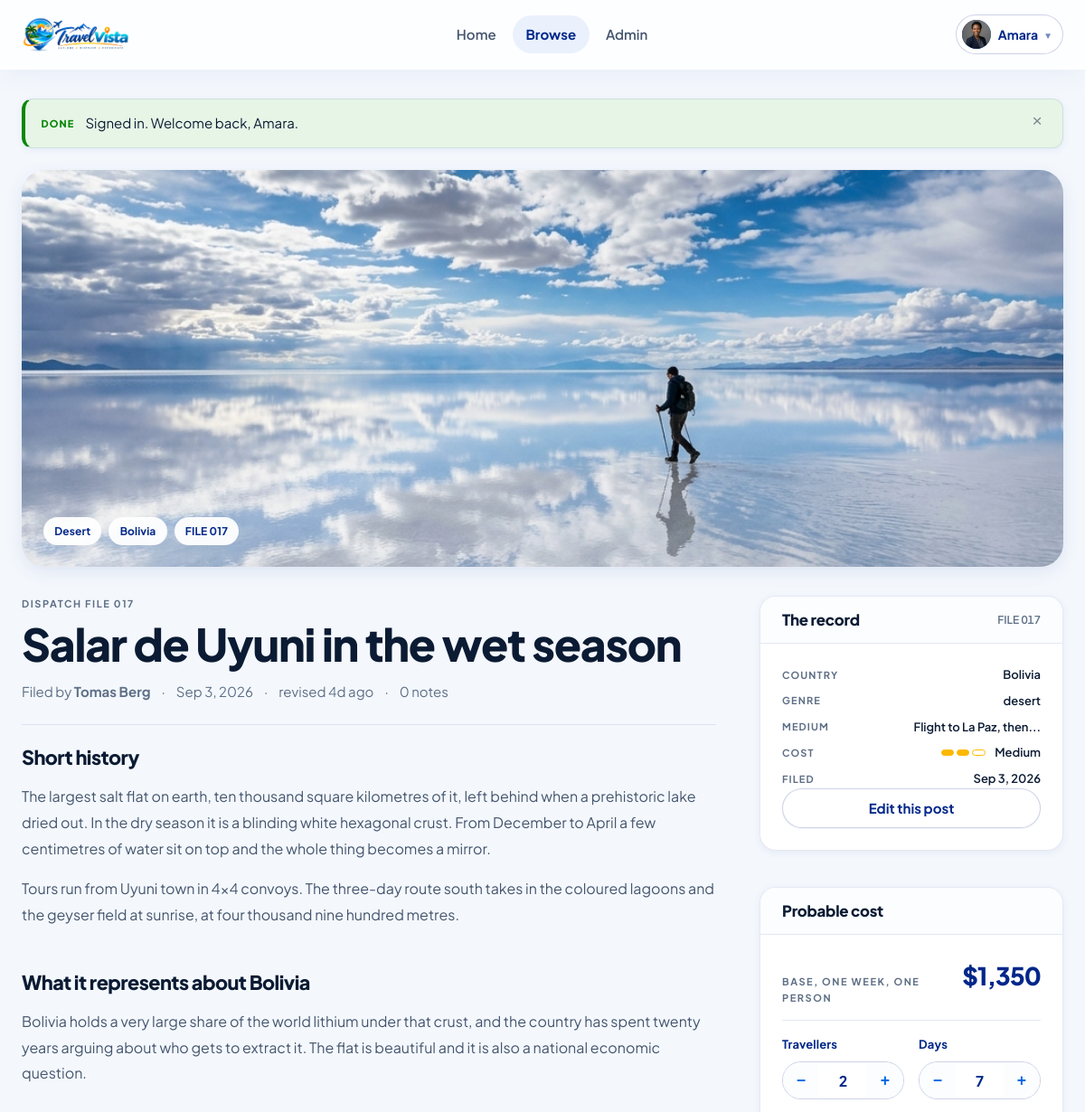
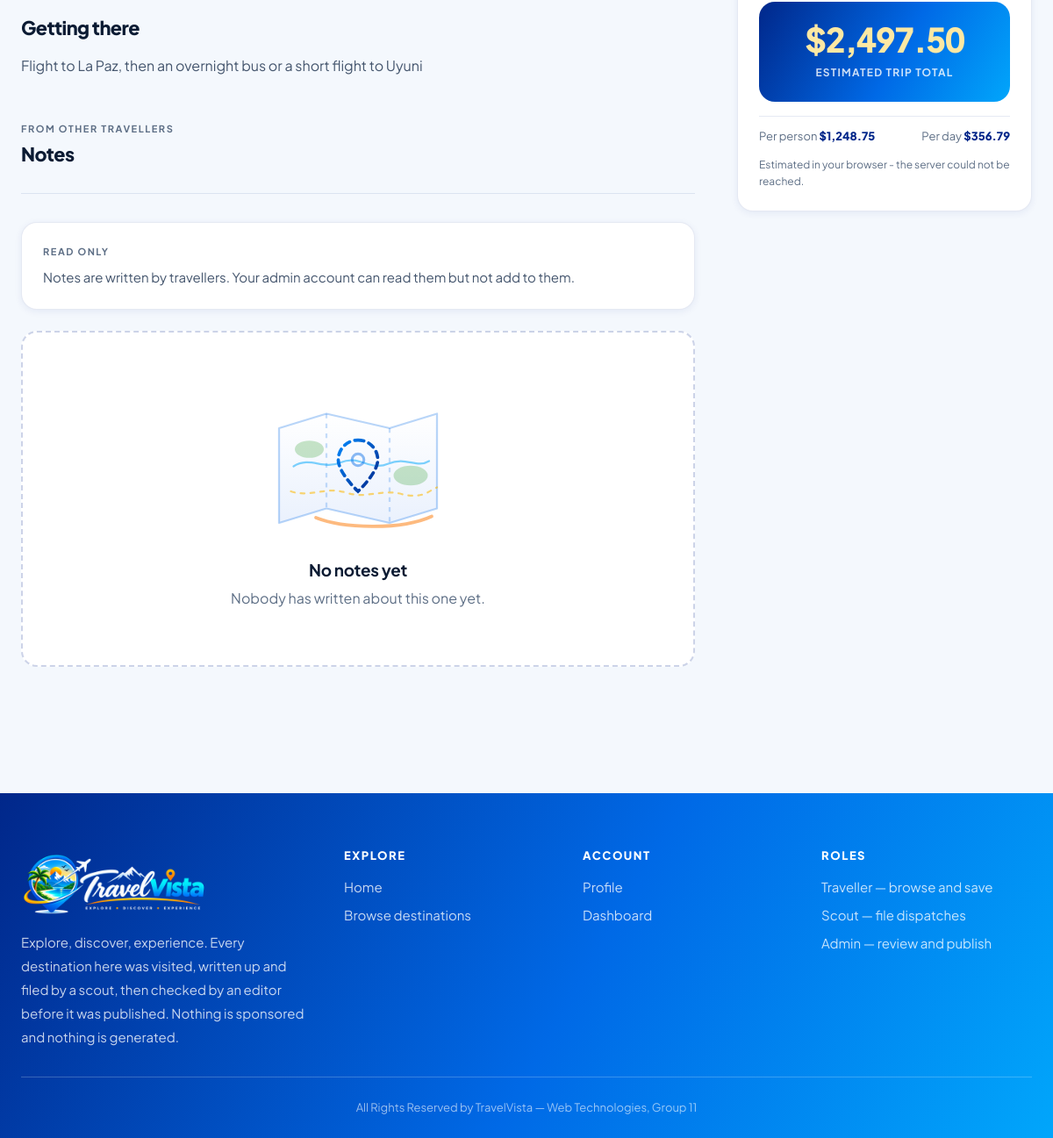
The app's page /?page=post&id=17 (signed in) with its own data (2 pictures, top to bottom).
### tables this page shows
CREATE TABLE `users` (
  `id` int(10) unsigned NOT NULL AUTO_INCREMENT,
  `name` varchar(100) NOT NULL,
  `email` varchar(150) NOT NULL,
  `password_hash` varchar(255) NOT NULL,
  `role` enum('admin','scout','user') NOT NULL DEFAULT 'user',
  `is_verified` tinyint(1) NOT NULL DEFAULT 0,
  `profile_picture` varchar(255) DEFAULT NULL,
  `remember_token` varchar(255) DEFAULT NULL,
  `created_at` datetime NOT NULL DEFAULT current_timestamp(),
  PRIMARY KEY (`id`),
  UNIQUE KEY `uq_users_email` (`email`),
  KEY `idx_users_role` (`role`)
);

CREATE TABLE `posts` (
  `id` int(10) unsigned NOT NULL AUTO_INCREMENT,
  `scout_id` int(10) unsigned DEFAULT NULL,
  `title` varchar(180) NOT NULL,
  `short_history` text NOT NULL,
  `country` varchar(90) NOT NULL,
  `country_representation` text DEFAULT NULL,
  `genre` varchar(40) NOT NULL,
  `cost_level` enum('low','medium','high') NOT NULL DEFAULT 'medium',
  `travel_medium_info` varchar(255) NOT NULL,
  `image` varchar(255) DEFAULT NULL,
  `status` enum('pending','approved','rejected','hidden') NOT NULL DEFAULT 'approved',
  `created_at` datetime NOT NULL DEFAULT current_timestamp(),
  `updated_at` datetime NOT NULL DEFAULT current_timestamp() ON UPDATE current_timestamp(),
  PRIMARY KEY (`id`),
  KEY `idx_posts_scout` (`scout_id`),
  KEY `idx_posts_status` (`status`),
  KEY `idx_posts_country` (`country`),
  KEY `idx_posts_genre` (`genre`),
  KEY `idx_posts_cost` (`cost_level`),
  CONSTRAINT `fk_posts_scout` FOREIGN KEY (`scout_id`) REFERENCES `users` (`id`) ON DELETE CASCADE ON UPDATE CASCADE
);

### app/Views/posts/show.php (the view, shortened to what the rows shown need)
<section class="section section--tight">
    <div class="wrap">
        <?php require APP_ROOT . '/app/Views/layouts/flash.php'; ?>
        <div class="detail__cover">
            <img src="<?= e(post_cover($post['image'], $post['genre'])) ?>"
                 alt="<?= e($post['title']) ?>" width="800" height="350">
            <div class="detail__cover-tags">
                <span class="tag"><?= e($post['genre']) ?></span>
                <span class="tag"><?= e($post['country']) ?></span>
                <span class="tag"><?= e(file_number($postId)) ?></span>
            </div>
        </div>
        <div class="detail">
            <article>
                <span class="eyebrow">Dispatch <?= e(file_number($postId)) ?></span>
                <h1><?= e($post['title']) ?></h1>
                <div class="detail__meta">
                    <span>
                        Filed by <strong><?= e(isset($post['scout_name']) ? $post['scout_name'] : 'TravelVista') ?></strong>
                    </span>
                    <span aria-hidden="true">&middot;</span>
                    <span><?= e(pretty_date($post['created_at'])) ?></span>
                    <?php if ($post['updated_at'] !== $post['created_at']): ?>
                        <span aria-hidden="true">&middot;</span>
                        <span>revised <?= e(time_ago($post['updated_at'])) ?></span>
                    <?php endif; ?>
                    <span aria-hidden="true">&middot;</span>
                    <span><span id="commentCount"><?= count($comments) ?></span> notes</span>
                </div>
                <div class="detail__section prose">
                    <h2>Short history</h2>
                    <?php foreach (preg_split('/\n\s*\n/', trim($post['short_history'])) as $para): ?>
                        <p><?= nl2br(e(trim($para))) ?></p>
                    <?php endforeach; ?>
                </div>
                <?php if (!empty($post['country_representation'])): ?>
                    <div class="detail__section prose">
                        <h2>What it represents about <?= e($post['country']) ?></h2>
                        <?php foreach (preg_split('/\n\s*\n/', trim($post['country_representation'])) as $para): ?>
                            <p><?= nl2br(e(trim($para))) ?></p>
                        <?php endforeach; ?>
                    </div>
                <?php endif; ?>
                <div class="detail__section prose">
                    <h2>Getting there</h2>
                    <p><?= nl2br(e($post['travel_medium_info'])) ?></p>
                </div>
                <div class="detail__section" id="comments">
                    <div class="page-head">
                        <div>
                            <span class="eyebrow">From other travellers</span>
                            <h2>Notes</h2>
                        </div>
                    </div>
                    <?php if ($canSave): ?>
                        <form class="comment-form" id="commentForm" data-post-id="<?= (int) $postId ?>">
                            <?= csrf_field() ?>
                            <div class="field">
                                <label class="field__label" for="commentContent">
                                    Add a note as <?= e($user['name']) ?>
                                </label>
                                <textarea class="textarea" id="commentContent" name="content"
                                          rows="3" maxlength="<?= Comment::MAX_LENGTH ?>"
                                          data-max="<?= Comment::MAX_LENGTH ?>"
                                          placeholder="What should the next traveller know?"></textarea>
                                <div class="field__counter" data-counter-for="content">
                                    0 / <?= Comment::MAX_LENGTH ?>
                                </div>
                                <p class="field__error" data-error-for="content"></p>
                            </div>
                            <div class="row row--end">
                                <button class="btn btn--primary" type="submit">Post note</button>
                            </div>
                        </form>
                    <?php elseif ($user['role'] !== 'user'): ?>
                        <div class="notice mb-5">
                            <div class="notice__body">
                                <span class="eyebrow">Read only</span>
                                <p>
                                    Notes are written by travellers. Your
                                    <?= e($user['role']) ?> account can read them but not add to them.
                                </p>
                            </div>
                        </div>
                    <?php endif; ?>
                    <?php if (!$comments): ?>
                        <div class="empty" id="commentsEmpty">
                            <h3>No notes yet</h3>
                            <p>
                                <?= $canSave
                                    ? 'Been here? Tell the next traveller what to expect.'
                                    : 'Nobody has written about this one yet.' ?>
                            </p>
                        </div>
                    <?php endif; ?>
                </div>
            </article>
            <aside class="detail__aside">
                <div class="panel">
                    <div class="panel__head">
                        <h2 class="panel__title">The record</h2>
                        <span class="filenum"><?= e(file_number($postId)) ?></span>
                    </div>
                    <div class="panel__body">
                        <dl class="ledger ledger--flush">
                            <div class="ledger__row">
                                <dt class="ledger__key">Country</dt>
                                <dd class="ledger__val"><?= e($post['country']) ?></dd>
                            </div>
                            <div class="ledger__row">
                                <dt class="ledger__key">Genre</dt>
                                <dd class="ledger__val"><?= e($post['genre']) ?></dd>
                            </div>
                            <div class="ledger__row">
                                <dt class="ledger__key">Medium</dt>
                                <dd class="ledger__val"><?= e(excerpt($post['travel_medium_info'], 24)) ?></dd>
                            </div>
                            <div class="ledger__row">
                                <dt class="ledger__key">Cost</dt>
                                <dd class="ledger__val">
                                    <?= meter_html($post['cost_level']) ?>
                                    <span class="ml-text"><?= e(ucfirst($post['cost_level'])) ?></span>
                                </dd>
                            </div>
                            <div class="ledger__row">
                                <dt class="ledger__key">Filed</dt>
                                <dd class="ledger__val"><?= e(pretty_date($post['created_at'])) ?></dd>
                            </div>
                        </dl>
                        <?php if ($user !== null && $user['role'] === 'admin'): ?>
                            <a class="btn btn--ghost btn--block"
                               href="<?= e(url('?page=admin/post_edit&id=' . $postId)) ?>"
                               class="mt-3">
                                Edit this post
                            </a>
                        <?php endif; ?>
                    </div>
                </div>
                <div class="panel">
                    <div class="panel__head">
                        <h2 class="panel__title">Probable cost</h2>
                    </div>
                    <div class="panel__body" id="costCalc"
                         data-post-id="<?= (int) $postId ?>"
                         data-base-cost="<?= e((string) $baseCost) ?>"
                         data-symbol="<?= $currency === 'USD' ? '$' : e($currency . ' ') ?>">
                        <div class="calc__base">
                            <span class="eyebrow m-0">Base, one week, one person</span>
                            <span class="calc__base-value"><?= e(money($baseCost, $currency)) ?></span>
                        </div>
                        <div class="calc__controls">
                            <div class="field">
                                <label class="field__label" for="calcTravellers">Travellers</label>
                                <div class="stepper">
                                    <button type="button" data-step="-1" aria-label="One fewer traveller">&minus;</button>
                                    <input type="number" id="calcTravellers" value="2" min="1" max="10" step="1"
                                           inputmode="numeric" aria-label="Number of travellers">
                                    <button type="button" data-step="1" aria-label="One more traveller">+</button>
                                </div>
                            </div>
                            <div class="field">
                                <label class="field__label" for="calcDays">Days</label>
                                <div class="stepper">
                                    <button type="button" data-step="-1" aria-label="One fewer day">&minus;</button>
                                    <input type="number" id="calcDays" value="7" min="1" max="60" step="1"
                                           inputmode="numeric" aria-label="Number of days">
                                    <button type="button" data-step="1" aria-label="One more day">+</button>
                                </div>
                            </div>
                        </div>
                        <div class="calc__total">
                            <span class="calc__total-value" id="calcTotal" aria-live="polite">&mdash;</span>
                            <span class="calc__total-label">Estimated trip total</span>
                        </div>
                        <div class="calc__split">
                            <span>Per person <b id="calcPerPerson">&mdash;</b></span>
                            <span>Per day <b id="calcPerDay">&mdash;</b></span>
                        </div>
                        <p class="calc__note" id="calcNote">
                        </p>
                    </div>
                </div>
            </aside>
        </div>
    </div>
</section>

### app/Views/layouts/header.php (shortened to what the rows shown need)
<?php
$title      = isset($pageTitle) ? $pageTitle : APP_NAME;
$user       = current_user();
$role       = user_role();
$verified   = $user ? (bool) $user['is_verified'] : false;
?>
<!DOCTYPE html>
<html lang="en">
<head>
    <link rel="stylesheet" href="<?= e(asset('css/global.css')) ?>">
</head>
<body class="page-<?= e(str_replace(' ', '-', strtolower($title))) ?>">
<header class="topbar" id="topbar">
    <div class="topbar__inner wrap">
        <a class="brand" href="<?= e(url('?page=home')) ?>" aria-label="<?= e(APP_NAME) ?> home">
            <img class="brand__logo" src="<?= e(asset('images/brand/logo.png')) ?>" alt="<?= e(APP_NAME) ?>">
        </a>
        <nav class="topbar__nav" id="topbarNav" aria-label="Main">
            <a class="topbar__link <?= nav_active('?page=home') ? 'is-active' : '' ?>"
               href="<?= e(url('?page=home')) ?>">Home</a>
            <?php if ($verified): ?>
                <a class="topbar__link <?= nav_active('?page=browse') || nav_active('?page=post') ? 'is-active' : '' ?>"
                   href="<?= e(url('?page=browse')) ?>">Browse</a>
            <?php endif; ?>
            <?php if ($role === 'admin' && $verified): ?>
                <a class="topbar__link <?= str_starts_with(isset($_GET['page']) ? $_GET['page'] : '', 'admin/') ? 'is-active' : '' ?>"
                   href="<?= e(url('?page=admin/dashboard')) ?>">Admin</a>
            <?php endif; ?>
            <div class="topbar__actions">
                <?php if ($user === null): ?>
                    <a class="btn btn--ghost btn--sm" href="<?= e(url('?page=login')) ?>">Sign in</a>
                    <a class="btn btn--primary btn--sm" href="<?= e(url('?page=register')) ?>">Create account</a>
                <?php else: ?>
                    <div class="usermenu" id="userMenu">
                        <button class="usermenu__trigger" type="button" id="userMenuBtn"
                                aria-expanded="false" aria-haspopup="true">
                            <?php $avatar = avatar_url($user['profile_picture']); ?>
                            <?php if ($avatar): ?>
                                <img class="avatar" src="<?= e($avatar) ?>" alt="">
                            <?php else: ?>
                                <span class="avatar" aria-hidden="true"><?= e(initial($user['name'])) ?></span>
                            <?php endif; ?>
                            <span><?= e(strtok($user['name'], ' ')) ?></span>
                            <span class="usermenu__caret" aria-hidden="true">&#9662;</span>
                        </button>
                    </div>
                <?php endif; ?>
            </div>
        </nav>
    </div>
</header>
<main id="main">

### records on screen
users: profile_picture (picture), name "Amara", role "admin"
posts: image+genre (picture), genre "Desert", country "Bolivia", id "FILE 017", title "Salar de Uyuni in the wet season", scout.name "Tomas Berg", created_at "Sep 3, 2026", updated_at "4d ago", short_history "The largest salt flat on earth, ten thousand square kilometres of it, left behind when a prehistoric lake dried out. In the dry season it is a blinding white hexagonal crust. From December to April a few centimetres of water sit on top and the whole thing becomes a mirror.", short_history "Tours run from Uyuni town in 4x4 convoys. The three-day route south takes in the coloured lagoons and the geyser field at sunrise, at four thousand nine hundred metres.", country_representation "Bolivia holds a very large share of the world lithium under that crust, and the country has spent twenty years arguing about who gets to extract it. The flat is beautiful and it is also a national economic question.", travel_medium_info "Flight to La Paz, then an overnight bus or a short flight to Uyuni", genre "desert", travel_medium_info "Flight to La Paz, then...", cost_level "Medium"

### other values on screen
$marks[$type] "DONE"
$item['message'] "Signed in. Welcome back, Amara."
count($comments) "0"
money($baseCost, $currency) "$1,350"
APP_NAME "TravelVista"
